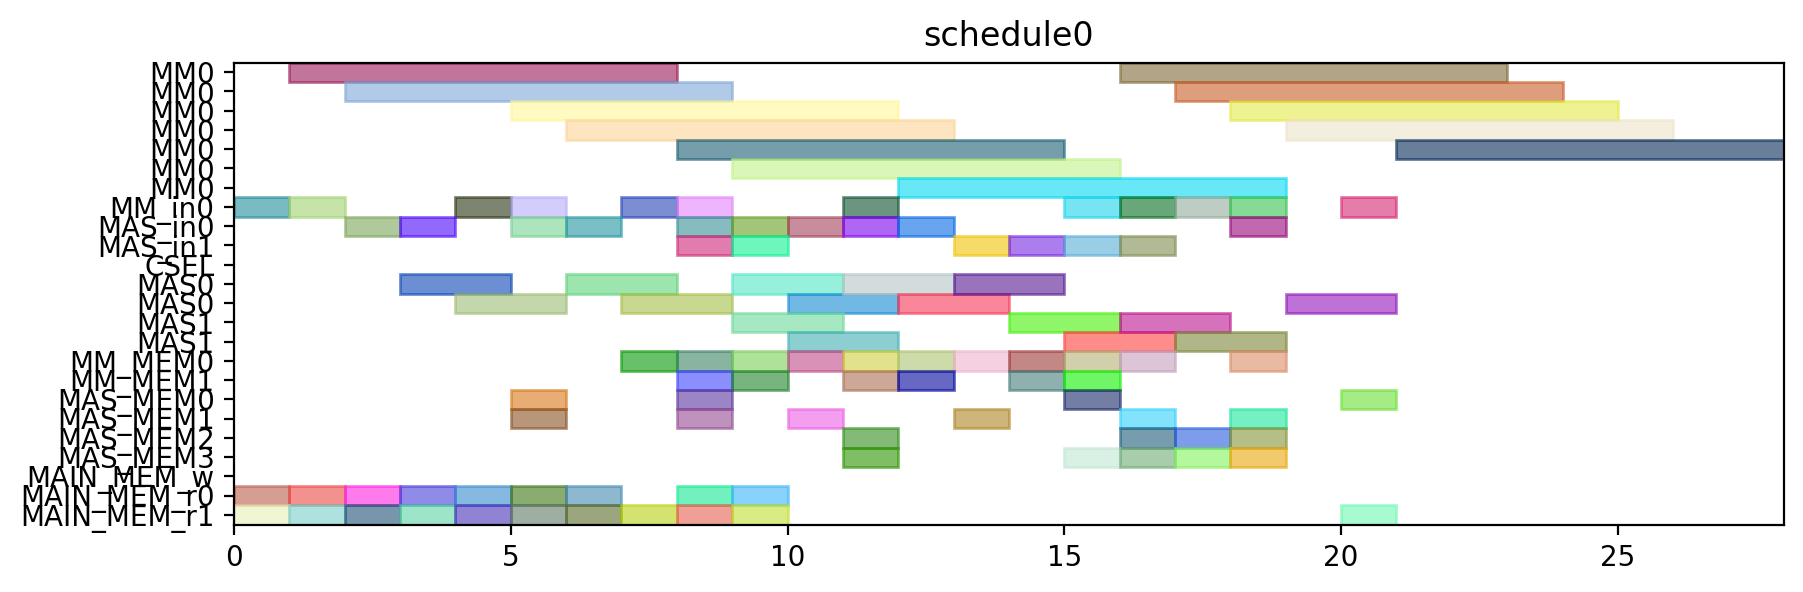

The script that drew this image:
from pyschedule import Scenario, solvers, plotters, alt


def solve():
	horizon = 120
	S = Scenario("schedule0", horizon=horizon)

	# resource
	MM = S.Resources('MM', num=1, size=7)
	MM_in = S.Resources('MM_in', num=1)
	MAS_in = S.Resources('MAS_in', num=2)
	CSEL = S.Resource('CSEL')
	MAS = S.Resources('MAS', num=2, size=2, periods=range(1, horizon))
	MM_MEM = S.Resources('MM_MEM', num=2)
	MAS_MEM = S.Resources('MAS_MEM', num=4)
	MAIN_MEM_w = S.Resource('MAIN_MEM_w', size=1)
	MAIN_MEM_r = S.Resources('MAIN_MEM_r', num=2)

	# result of previous scheduling

	# new tasks
	t0 = S.Task('t0', length=7, delay_cost=1)
	t0 += alt(MM)
	t0_in = S.Task('t0_in', length=1, delay_cost=1)
	t0_in += alt(MM_in)
	S += t0_in*MM_in[0]<=t0*MM[0]
	t0_mem0 = S.Task('t0_mem0', length=1, delay_cost=1)
	t0_mem0 += MAIN_MEM_r[0]
	S += t0_mem0 <= t0

	t0_mem1 = S.Task('t0_mem1', length=1, delay_cost=1)
	t0_mem1 += MAIN_MEM_r[1]
	S += t0_mem1 <= t0

	t1 = S.Task('t1', length=7, delay_cost=1)
	t1 += alt(MM)
	t1_in = S.Task('t1_in', length=1, delay_cost=1)
	t1_in += alt(MM_in)
	S += t1_in*MM_in[0]<=t1*MM[0]
	t1_mem0 = S.Task('t1_mem0', length=1, delay_cost=1)
	t1_mem0 += MAIN_MEM_r[0]
	S += t1_mem0 <= t1

	t1_mem1 = S.Task('t1_mem1', length=1, delay_cost=1)
	t1_mem1 += MAIN_MEM_r[1]
	S += t1_mem1 <= t1

	t2 = S.Task('t2', length=7, delay_cost=1)
	t2 += alt(MM)
	t2_in = S.Task('t2_in', length=1, delay_cost=1)
	t2_in += alt(MM_in)
	S += t2_in*MM_in[0]<=t2*MM[0]
	t2_mem0 = S.Task('t2_mem0', length=1, delay_cost=1)
	t2_mem0 += MAIN_MEM_r[0]
	S += t2_mem0 <= t2

	t2_mem1 = S.Task('t2_mem1', length=1, delay_cost=1)
	t2_mem1 += MAIN_MEM_r[1]
	S += t2_mem1 <= t2

	t3 = S.Task('t3', length=2, delay_cost=1)
	t3 += alt(MAS)
	t3_in = S.Task('t3_in', length=1, delay_cost=1)
	t3_in += alt(MAS_in)
	S += t3_in*MAS_in[0]<=t3*MAS[0]

	S += t3_in*MAS_in[1]<=t3*MAS[1]

	t3_mem0 = S.Task('t3_mem0', length=1, delay_cost=1)
	t3_mem0 += MAIN_MEM_r[0]
	S += t3_mem0 <= t3

	t3_mem1 = S.Task('t3_mem1', length=1, delay_cost=1)
	t3_mem1 += MAIN_MEM_r[1]
	S += t3_mem1 <= t3

	t4 = S.Task('t4', length=2, delay_cost=1)
	t4 += alt(MAS)
	t4_in = S.Task('t4_in', length=1, delay_cost=1)
	t4_in += alt(MAS_in)
	S += t4_in*MAS_in[0]<=t4*MAS[0]

	S += t4_in*MAS_in[1]<=t4*MAS[1]

	t4_mem0 = S.Task('t4_mem0', length=1, delay_cost=1)
	t4_mem0 += MAIN_MEM_r[0]
	S += t4_mem0 <= t4

	t4_mem1 = S.Task('t4_mem1', length=1, delay_cost=1)
	t4_mem1 += MAIN_MEM_r[1]
	S += t4_mem1 <= t4

	t8 = S.Task('t8', length=2, delay_cost=1)
	t8 += alt(MAS)
	t8_in = S.Task('t8_in', length=1, delay_cost=1)
	t8_in += alt(MAS_in)
	S += t8_in*MAS_in[0]<=t8*MAS[0]

	S += t8_in*MAS_in[1]<=t8*MAS[1]

	t8_mem0 = S.Task('t8_mem0', length=1, delay_cost=1)
	t8_mem0 += MAIN_MEM_r[0]
	S += t8_mem0 <= t8

	t8_mem1 = S.Task('t8_mem1', length=1, delay_cost=1)
	t8_mem1 += MAIN_MEM_r[1]
	S += t8_mem1 <= t8

	t9 = S.Task('t9', length=2, delay_cost=1)
	t9 += alt(MAS)
	t9_in = S.Task('t9_in', length=1, delay_cost=1)
	t9_in += alt(MAS_in)
	S += t9_in*MAS_in[0]<=t9*MAS[0]

	S += t9_in*MAS_in[1]<=t9*MAS[1]

	t9_mem0 = S.Task('t9_mem0', length=1, delay_cost=1)
	t9_mem0 += MAIN_MEM_r[0]
	S += t9_mem0 <= t9

	t9_mem1 = S.Task('t9_mem1', length=1, delay_cost=1)
	t9_mem1 += MAIN_MEM_r[1]
	S += t9_mem1 <= t9

	t13 = S.Task('t13', length=2, delay_cost=1)
	t13 += alt(MAS)
	t13_in = S.Task('t13_in', length=1, delay_cost=1)
	t13_in += alt(MAS_in)
	S += t13_in*MAS_in[0]<=t13*MAS[0]

	S += t13_in*MAS_in[1]<=t13*MAS[1]

	t13_mem0 = S.Task('t13_mem0', length=1, delay_cost=1)
	t13_mem0 += MAIN_MEM_r[0]
	S += t13_mem0 <= t13

	t13_mem1 = S.Task('t13_mem1', length=1, delay_cost=1)
	t13_mem1 += MAIN_MEM_r[1]
	S += t13_mem1 <= t13

	t14 = S.Task('t14', length=2, delay_cost=1)
	t14 += alt(MAS)
	t14_in = S.Task('t14_in', length=1, delay_cost=1)
	t14_in += alt(MAS_in)
	S += t14_in*MAS_in[0]<=t14*MAS[0]

	S += t14_in*MAS_in[1]<=t14*MAS[1]

	t14_mem0 = S.Task('t14_mem0', length=1, delay_cost=1)
	t14_mem0 += MAIN_MEM_r[0]
	S += t14_mem0 <= t14

	t14_mem1 = S.Task('t14_mem1', length=1, delay_cost=1)
	t14_mem1 += MAIN_MEM_r[1]
	S += t14_mem1 <= t14

	t5 = S.Task('t5', length=7, delay_cost=1)
	t5 += alt(MM)
	t5_in = S.Task('t5_in', length=1, delay_cost=1)
	t5_in += alt(MM_in)
	S += t5_in*MM_in[0]<=t5*MM[0]
	t5_mem0 = S.Task('t5_mem0', length=1, delay_cost=1)
	t5_mem0 += alt(MAS_MEM)
	S += (t3*MAS[0])-1 < t5_mem0*MAS_MEM[0]
	S += (t3*MAS[1])-1 < t5_mem0*MAS_MEM[2]
	S += t5_mem0 <= t5

	t5_mem1 = S.Task('t5_mem1', length=1, delay_cost=1)
	t5_mem1 += alt(MAS_MEM)
	S += (t4*MAS[0])-1 < t5_mem1*MAS_MEM[1]
	S += (t4*MAS[1])-1 < t5_mem1*MAS_MEM[3]
	S += t5_mem1 <= t5

	t6 = S.Task('t6', length=2, delay_cost=1)
	t6 += alt(MAS)
	t6_in = S.Task('t6_in', length=1, delay_cost=1)
	t6_in += alt(MAS_in)
	S += t6_in*MAS_in[0]<=t6*MAS[0]

	S += t6_in*MAS_in[1]<=t6*MAS[1]

	t6_mem0 = S.Task('t6_mem0', length=1, delay_cost=1)
	t6_mem0 += alt(MM_MEM)
	S += (t0*MM[0])-1 < t6_mem0*MM_MEM[0]
	S += t6_mem0 <= t6

	t6_mem1 = S.Task('t6_mem1', length=1, delay_cost=1)
	t6_mem1 += alt(MM_MEM)
	S += (t1*MM[0])-1 < t6_mem1*MM_MEM[1]
	S += t6_mem1 <= t6

	t10 = S.Task('t10', length=7, delay_cost=1)
	t10 += alt(MM)
	t10_in = S.Task('t10_in', length=1, delay_cost=1)
	t10_in += alt(MM_in)
	S += t10_in*MM_in[0]<=t10*MM[0]
	t10_mem0 = S.Task('t10_mem0', length=1, delay_cost=1)
	t10_mem0 += alt(MAS_MEM)
	S += (t8*MAS[0])-1 < t10_mem0*MAS_MEM[0]
	S += (t8*MAS[1])-1 < t10_mem0*MAS_MEM[2]
	S += t10_mem0 <= t10

	t10_mem1 = S.Task('t10_mem1', length=1, delay_cost=1)
	t10_mem1 += alt(MAS_MEM)
	S += (t9*MAS[0])-1 < t10_mem1*MAS_MEM[1]
	S += (t9*MAS[1])-1 < t10_mem1*MAS_MEM[3]
	S += t10_mem1 <= t10

	t11 = S.Task('t11', length=2, delay_cost=1)
	t11 += alt(MAS)
	t11_in = S.Task('t11_in', length=1, delay_cost=1)
	t11_in += alt(MAS_in)
	S += t11_in*MAS_in[0]<=t11*MAS[0]

	S += t11_in*MAS_in[1]<=t11*MAS[1]

	t11_mem0 = S.Task('t11_mem0', length=1, delay_cost=1)
	t11_mem0 += alt(MM_MEM)
	S += (t1*MM[0])-1 < t11_mem0*MM_MEM[0]
	S += t11_mem0 <= t11

	t11_mem1 = S.Task('t11_mem1', length=1, delay_cost=1)
	t11_mem1 += alt(MM_MEM)
	S += (t2*MM[0])-1 < t11_mem1*MM_MEM[1]
	S += t11_mem1 <= t11

	t15 = S.Task('t15', length=7, delay_cost=1)
	t15 += alt(MM)
	t15_in = S.Task('t15_in', length=1, delay_cost=1)
	t15_in += alt(MM_in)
	S += t15_in*MM_in[0]<=t15*MM[0]
	t15_mem0 = S.Task('t15_mem0', length=1, delay_cost=1)
	t15_mem0 += alt(MAS_MEM)
	S += (t13*MAS[0])-1 < t15_mem0*MAS_MEM[0]
	S += (t13*MAS[1])-1 < t15_mem0*MAS_MEM[2]
	S += t15_mem0 <= t15

	t15_mem1 = S.Task('t15_mem1', length=1, delay_cost=1)
	t15_mem1 += alt(MAS_MEM)
	S += (t14*MAS[0])-1 < t15_mem1*MAS_MEM[1]
	S += (t14*MAS[1])-1 < t15_mem1*MAS_MEM[3]
	S += t15_mem1 <= t15

	t16 = S.Task('t16', length=2, delay_cost=1)
	t16 += alt(MAS)
	t16_in = S.Task('t16_in', length=1, delay_cost=1)
	t16_in += alt(MAS_in)
	S += t16_in*MAS_in[0]<=t16*MAS[0]

	S += t16_in*MAS_in[1]<=t16*MAS[1]

	t16_mem0 = S.Task('t16_mem0', length=1, delay_cost=1)
	t16_mem0 += alt(MM_MEM)
	S += (t0*MM[0])-1 < t16_mem0*MM_MEM[0]
	S += t16_mem0 <= t16

	t16_mem1 = S.Task('t16_mem1', length=1, delay_cost=1)
	t16_mem1 += alt(MM_MEM)
	S += (t2*MM[0])-1 < t16_mem1*MM_MEM[1]
	S += t16_mem1 <= t16

	t18 = S.Task('t18', length=2, delay_cost=1)
	t18 += alt(MAS)
	t18_in = S.Task('t18_in', length=1, delay_cost=1)
	t18_in += alt(MAS_in)
	S += t18_in*MAS_in[0]<=t18*MAS[0]

	S += t18_in*MAS_in[1]<=t18*MAS[1]

	t18_mem0 = S.Task('t18_mem0', length=1, delay_cost=1)
	t18_mem0 += alt(MM_MEM)
	S += (t0*MM[0])-1 < t18_mem0*MM_MEM[0]
	S += t18_mem0 <= t18

	t18_mem1 = S.Task('t18_mem1', length=1, delay_cost=1)
	t18_mem1 += alt(MM_MEM)
	S += (t0*MM[0])-1 < t18_mem1*MM_MEM[1]
	S += t18_mem1 <= t18

	t20 = S.Task('t20', length=7, delay_cost=1)
	t20 += alt(MM)
	t20_in = S.Task('t20_in', length=1, delay_cost=1)
	t20_in += alt(MM_in)
	S += t20_in*MM_in[0]<=t20*MM[0]
	t20_mem0 = S.Task('t20_mem0', length=1, delay_cost=1)
	t20_mem0 += alt(MM_MEM)
	S += (t2*MM[0])-1 < t20_mem0*MM_MEM[0]
	S += t20_mem0 <= t20

	t20_mem1 = S.Task('t20_mem1', length=1, delay_cost=1)
	t20_mem1 += MAIN_MEM_r[1]
	S += t20_mem1 <= t20

	t7 = S.Task('t7', length=2, delay_cost=1)
	t7 += alt(MAS)
	t7_in = S.Task('t7_in', length=1, delay_cost=1)
	t7_in += alt(MAS_in)
	S += t7_in*MAS_in[0]<=t7*MAS[0]

	S += t7_in*MAS_in[1]<=t7*MAS[1]

	t7_mem0 = S.Task('t7_mem0', length=1, delay_cost=1)
	t7_mem0 += alt(MM_MEM)
	S += (t5*MM[0])-1 < t7_mem0*MM_MEM[0]
	S += t7_mem0 <= t7

	t7_mem1 = S.Task('t7_mem1', length=1, delay_cost=1)
	t7_mem1 += alt(MAS_MEM)
	S += (t6*MAS[0])-1 < t7_mem1*MAS_MEM[1]
	S += (t6*MAS[1])-1 < t7_mem1*MAS_MEM[3]
	S += t7_mem1 <= t7

	t12 = S.Task('t12', length=2, delay_cost=1)
	t12 += alt(MAS)
	t12_in = S.Task('t12_in', length=1, delay_cost=1)
	t12_in += alt(MAS_in)
	S += t12_in*MAS_in[0]<=t12*MAS[0]

	S += t12_in*MAS_in[1]<=t12*MAS[1]

	t12_mem0 = S.Task('t12_mem0', length=1, delay_cost=1)
	t12_mem0 += alt(MM_MEM)
	S += (t10*MM[0])-1 < t12_mem0*MM_MEM[0]
	S += t12_mem0 <= t12

	t12_mem1 = S.Task('t12_mem1', length=1, delay_cost=1)
	t12_mem1 += alt(MAS_MEM)
	S += (t11*MAS[0])-1 < t12_mem1*MAS_MEM[1]
	S += (t11*MAS[1])-1 < t12_mem1*MAS_MEM[3]
	S += t12_mem1 <= t12

	t17 = S.Task('t17', length=2, delay_cost=1)
	t17 += alt(MAS)
	t17_in = S.Task('t17_in', length=1, delay_cost=1)
	t17_in += alt(MAS_in)
	S += t17_in*MAS_in[0]<=t17*MAS[0]

	S += t17_in*MAS_in[1]<=t17*MAS[1]

	t17_mem0 = S.Task('t17_mem0', length=1, delay_cost=1)
	t17_mem0 += alt(MM_MEM)
	S += (t15*MM[0])-1 < t17_mem0*MM_MEM[0]
	S += t17_mem0 <= t17

	t17_mem1 = S.Task('t17_mem1', length=1, delay_cost=1)
	t17_mem1 += alt(MAS_MEM)
	S += (t16*MAS[0])-1 < t17_mem1*MAS_MEM[1]
	S += (t16*MAS[1])-1 < t17_mem1*MAS_MEM[3]
	S += t17_mem1 <= t17

	t19 = S.Task('t19', length=2, delay_cost=1)
	t19 += alt(MAS)
	t19_in = S.Task('t19_in', length=1, delay_cost=1)
	t19_in += alt(MAS_in)
	S += t19_in*MAS_in[0]<=t19*MAS[0]

	S += t19_in*MAS_in[1]<=t19*MAS[1]

	t19_mem0 = S.Task('t19_mem0', length=1, delay_cost=1)
	t19_mem0 += alt(MM_MEM)
	S += (t0*MM[0])-1 < t19_mem0*MM_MEM[0]
	S += t19_mem0 <= t19

	t19_mem1 = S.Task('t19_mem1', length=1, delay_cost=1)
	t19_mem1 += alt(MAS_MEM)
	S += (t18*MAS[0])-1 < t19_mem1*MAS_MEM[1]
	S += (t18*MAS[1])-1 < t19_mem1*MAS_MEM[3]
	S += t19_mem1 <= t19

	t21 = S.Task('t21', length=2, delay_cost=1)
	t21 += alt(MAS)
	t21_in = S.Task('t21_in', length=1, delay_cost=1)
	t21_in += alt(MAS_in)
	S += t21_in*MAS_in[0]<=t21*MAS[0]

	S += t21_in*MAS_in[1]<=t21*MAS[1]

	t21_mem0 = S.Task('t21_mem0', length=1, delay_cost=1)
	t21_mem0 += alt(MM_MEM)
	S += (t1*MM[0])-1 < t21_mem0*MM_MEM[0]
	S += t21_mem0 <= t21

	t21_mem1 = S.Task('t21_mem1', length=1, delay_cost=1)
	t21_mem1 += alt(MM_MEM)
	S += (t20*MM[0])-1 < t21_mem1*MM_MEM[1]
	S += t21_mem1 <= t21

	t22 = S.Task('t22', length=2, delay_cost=1)
	t22 += alt(MAS)
	t22_in = S.Task('t22_in', length=1, delay_cost=1)
	t22_in += alt(MAS_in)
	S += t22_in*MAS_in[0]<=t22*MAS[0]

	S += t22_in*MAS_in[1]<=t22*MAS[1]

	t22_mem0 = S.Task('t22_mem0', length=1, delay_cost=1)
	t22_mem0 += alt(MM_MEM)
	S += (t1*MM[0])-1 < t22_mem0*MM_MEM[0]
	S += t22_mem0 <= t22

	t22_mem1 = S.Task('t22_mem1', length=1, delay_cost=1)
	t22_mem1 += alt(MM_MEM)
	S += (t20*MM[0])-1 < t22_mem1*MM_MEM[1]
	S += t22_mem1 <= t22

	t23 = S.Task('t23', length=7, delay_cost=1)
	t23 += alt(MM)
	t23_in = S.Task('t23_in', length=1, delay_cost=1)
	t23_in += alt(MM_in)
	S += t23_in*MM_in[0]<=t23*MM[0]
	t23_mem0 = S.Task('t23_mem0', length=1, delay_cost=1)
	t23_mem0 += alt(MAS_MEM)
	S += (t17*MAS[0])-1 < t23_mem0*MAS_MEM[0]
	S += (t17*MAS[1])-1 < t23_mem0*MAS_MEM[2]
	S += t23_mem0 <= t23

	t23_mem1 = S.Task('t23_mem1', length=1, delay_cost=1)
	t23_mem1 += MAIN_MEM_r[1]
	S += t23_mem1 <= t23

	t25 = S.Task('t25', length=7, delay_cost=1)
	t25 += alt(MM)
	t25_in = S.Task('t25_in', length=1, delay_cost=1)
	t25_in += alt(MM_in)
	S += t25_in*MM_in[0]<=t25*MM[0]
	t25_mem0 = S.Task('t25_mem0', length=1, delay_cost=1)
	t25_mem0 += alt(MAS_MEM)
	S += (t7*MAS[0])-1 < t25_mem0*MAS_MEM[0]
	S += (t7*MAS[1])-1 < t25_mem0*MAS_MEM[2]
	S += t25_mem0 <= t25

	t25_mem1 = S.Task('t25_mem1', length=1, delay_cost=1)
	t25_mem1 += alt(MAS_MEM)
	S += (t22*MAS[0])-1 < t25_mem1*MAS_MEM[1]
	S += (t22*MAS[1])-1 < t25_mem1*MAS_MEM[3]
	S += t25_mem1 <= t25

	t27 = S.Task('t27', length=7, delay_cost=1)
	t27 += alt(MM)
	t27_in = S.Task('t27_in', length=1, delay_cost=1)
	t27_in += alt(MM_in)
	S += t27_in*MM_in[0]<=t27*MM[0]
	t27_mem0 = S.Task('t27_mem0', length=1, delay_cost=1)
	t27_mem0 += alt(MAS_MEM)
	S += (t22*MAS[0])-1 < t27_mem0*MAS_MEM[0]
	S += (t22*MAS[1])-1 < t27_mem0*MAS_MEM[2]
	S += t27_mem0 <= t27

	t27_mem1 = S.Task('t27_mem1', length=1, delay_cost=1)
	t27_mem1 += alt(MAS_MEM)
	S += (t21*MAS[0])-1 < t27_mem1*MAS_MEM[1]
	S += (t21*MAS[1])-1 < t27_mem1*MAS_MEM[3]
	S += t27_mem1 <= t27

	t28 = S.Task('t28', length=7, delay_cost=1)
	t28 += alt(MM)
	t28_in = S.Task('t28_in', length=1, delay_cost=1)
	t28_in += alt(MM_in)
	S += t28_in*MM_in[0]<=t28*MM[0]
	t28_mem0 = S.Task('t28_mem0', length=1, delay_cost=1)
	t28_mem0 += alt(MAS_MEM)
	S += (t19*MAS[0])-1 < t28_mem0*MAS_MEM[0]
	S += (t19*MAS[1])-1 < t28_mem0*MAS_MEM[2]
	S += t28_mem0 <= t28

	t28_mem1 = S.Task('t28_mem1', length=1, delay_cost=1)
	t28_mem1 += alt(MAS_MEM)
	S += (t7*MAS[0])-1 < t28_mem1*MAS_MEM[1]
	S += (t7*MAS[1])-1 < t28_mem1*MAS_MEM[3]
	S += t28_mem1 <= t28

	t29 = S.Task('t29', length=7, delay_cost=1)
	t29 += alt(MM)
	t29_in = S.Task('t29_in', length=1, delay_cost=1)
	t29_in += alt(MM_in)
	S += t29_in*MM_in[0]<=t29*MM[0]
	t29_mem0 = S.Task('t29_mem0', length=1, delay_cost=1)
	t29_mem0 += alt(MAS_MEM)
	S += (t21*MAS[0])-1 < t29_mem0*MAS_MEM[0]
	S += (t21*MAS[1])-1 < t29_mem0*MAS_MEM[2]
	S += t29_mem0 <= t29

	t29_mem1 = S.Task('t29_mem1', length=1, delay_cost=1)
	t29_mem1 += alt(MAS_MEM)
	S += (t12*MAS[0])-1 < t29_mem1*MAS_MEM[1]
	S += (t12*MAS[1])-1 < t29_mem1*MAS_MEM[3]
	S += t29_mem1 <= t29

	solvers.mip.solve(S,msg=1,kind='CPLEX',ratio_gap=1.01)

	solution = [['hoge']*len(S.solution()[1]) for i in range(len(S.solution()))]
	for i in range(len(S.solution())):
		for j in range(len(S.solution()[i])):
			solution[i][j]=str(S.solution()[i][j])
	print(solution)

	cycles = int(solution[-1][3])

	pic_file_name = "/mnt/rose/usr1/fukuda/ABE/multiRAM_multiMAS_16mux/scheduling_result/stage7MM1_stage2MAS2/EP_ADD_A_0/schedule0.png"
	if(S.solution() != []):
		plotters.matplotlib.plot(S,img_filename=pic_file_name, show_task_labels=False, fig_size=(cycles*0.25+3, 3))

	return solution
